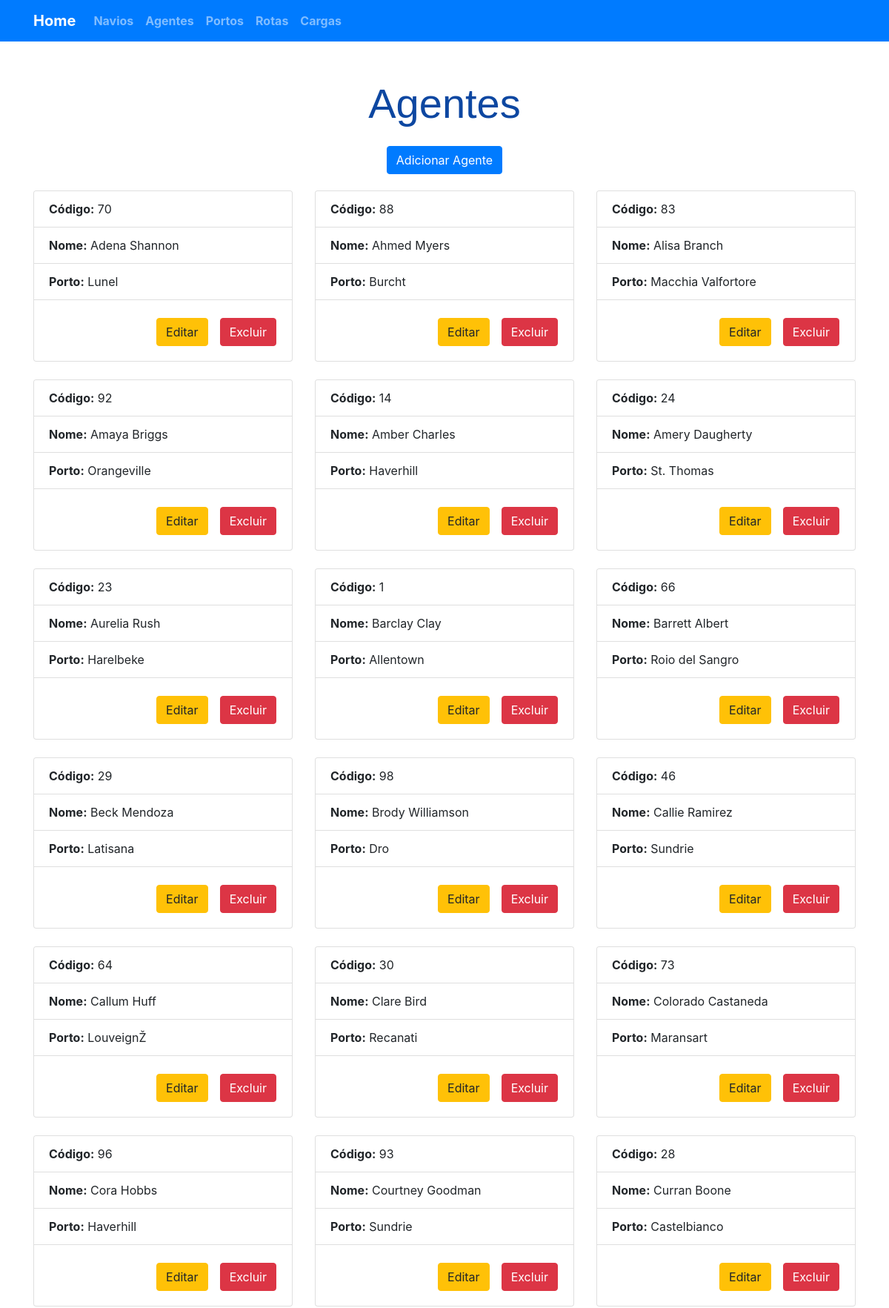
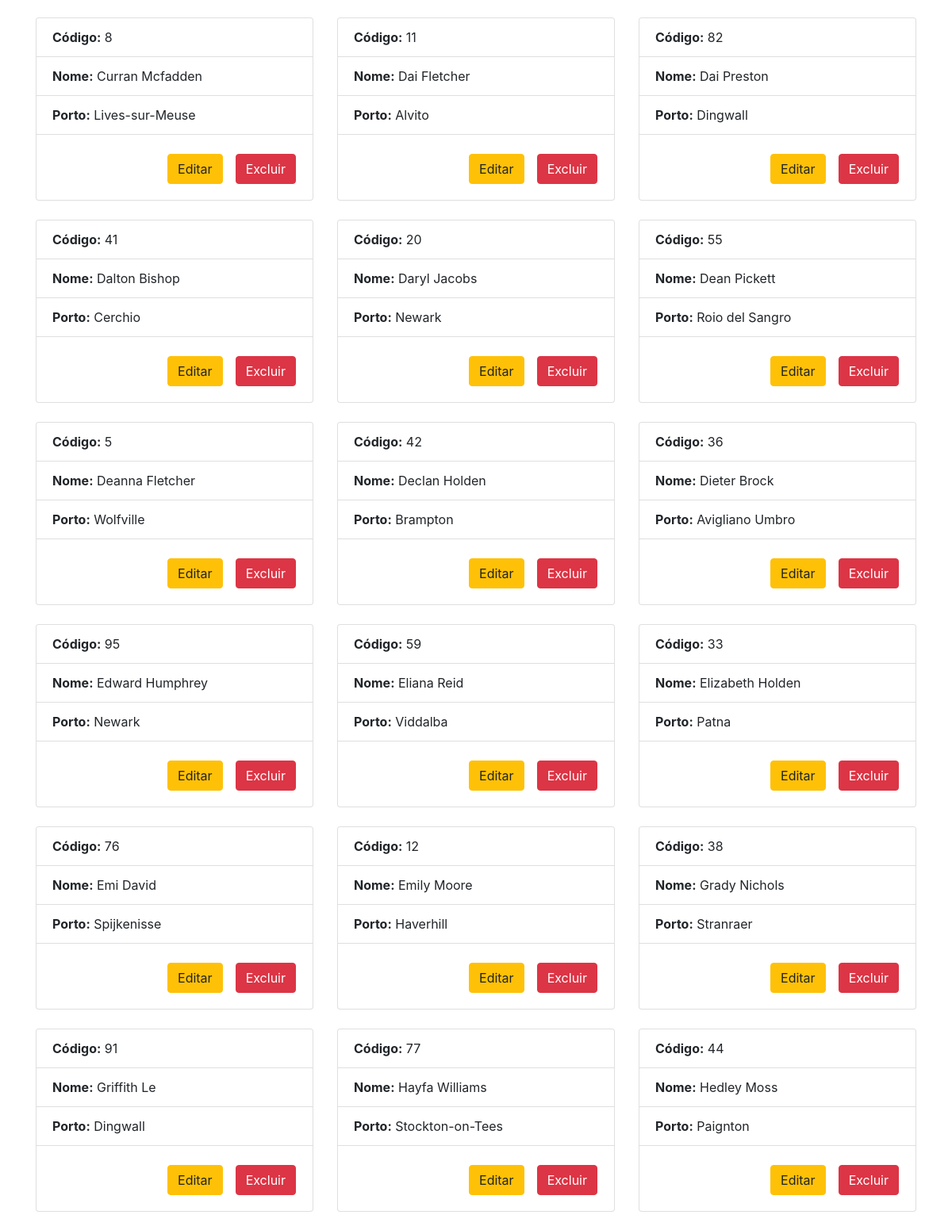
Page /agentePage.php (upper part) on the committed database (2 pictures, top to bottom).
### tables this page shows
CREATE TABLE agente (
  codigo INT UNSIGNED NOT NULL AUTO_INCREMENT,
  nome varchar(100) NOT NULL,
  nome_porto varchar(100) NOT NULL,
  PRIMARY KEY (codigo),
  CONSTRAINT porto_agente_fk FOREIGN KEY (nome_porto) REFERENCES porto (nome) ON DELETE CASCADE ON UPDATE CASCADE
);

### connection.php (called while the page is built, shortened)
<?php
function open_database(){
    try{
        $connection = new mysqli("localhost", "root", "", "empresa_portuaria");
        $connection->query("SET NAMES 'utf8'");
        return $connection;
    } catch (Exception $ex) {
        echo $ex->getMessage();
        return null;
    }
}
function selectAll($sql){
    $database = open_database();
    $result = $database->query($sql);
    while($row = mysqli_fetch_array($result)){
        $grupo[] = $row;
    }
    return $grupo;
}
function selectAllAgentes(){
    $sql = "SELECT * FROM agente ORDER BY nome";
    return selectAll($sql);
}

### agentePage.php (the view, shortened to what this page needs)
<!DOCTYPE html>
<?php include 'connection.php';
    try {
       $grupo = selectAllAgentes();
   } catch (Exception $ex) {
       echo $ex->getMessage();
   }
?>
<?php include (HEADER_TEMPLATE); ?>
    <h1 class="mb-4 display-4">Agentes</h1>
    <p id="addlink">
        <a class="btn btn-primary" href="insertAgente.php">Adicionar Agente</a>
    </p>
    <div class="container mt-5">
            <div class="row mb-5 justify-content-center">
                <?php
                if($grupo){
                    foreach ($grupo as $agente){ ?>
                <div class="col-sm-11 col-md-6 col-lg-4 mt-4">
                    <div class="card">
                            <ul class="list-group list-group-flush">
                                <li class="list-group-item">
                                    <div class="d-inline font-weight-bold">Código:</div>
                                    <div class="d-inline"> <?=$agente["codigo"]?> </div>
                                </li>
                                <li class="list-group-item">
                                    <div class="d-inline font-weight-bold">Nome:</div>
                                    <div class="d-inline"> <?=$agente["nome"]?> </div>
                                </li>
                                <li class="list-group-item">
                                    <div class="d-inline font-weight-bold">Porto:</div>
                                    <div class="d-inline"> <?=$agente["nome_porto"]?> </div>
                                </li>
                            </ul>
                        <div class="card-body ml-auto">
                            <div class="row">
                                <form class="mr-3 mt-1" name="alterar" action="updateAgente.php" method="POST">
                                    <input class="btn btn-warning" type="submit" value="Editar" name="editar" />
                                </form>
                                <form class="mr-3 mt-1" name="excluir" action="connection.php" method="POST">
                                    <input class="btn btn-danger" type="submit" value="Excluir" name="excluir" />
                                </form>
                            </div>
                        </div>
                    </div>
                </div>
                <?php }
                }
                ?>
            </div>
        </div>
<?php include (FOOTER_TEMPLATE);?>

### header.php (shortened to what this page needs)
<!DOCTYPE hmtl>
<html lang="pt-br">
    <head>
        <link rel="stylesheet" href="css/bootstrap/bootstrap.min.css">
        <link href="css/inicialPage.css" rel="stylesheet">
    </head>
    <body>
        <nav class="navbar navbar-expand-lg navbar-dark bg-primary">
            <div class="container">
                <a class="navbar-brand" href="index.php">Home</a>
                <div class="collapse navbar-collapse" id="navbarSite">
                    <ul class="navbar-nav mr-auto">
                        <li class="nav-item">
                            <a class="nav-link" href="navioPage.php">Navios</a>
                        </li>
                        <li class="nav-item">
                            <a class="nav-link" href="agentePage.php">Agentes</a>
                        </li>
                        <li class="nav-item">
                            <a class="nav-link" href="portoPage.php">Portos</a>
                        </li>
                        <li class="nav-item">
                            <a class="nav-link" href="rotaPage.php">Rotas</a>
                        </li>
                        <li class="nav-item">
                            <a class="nav-link" href="cargaPage.php">Cargas</a>
                        </li>
                    </ul>
                </div>
            </div>
        </nav>
        <div>
        <section>

### footer.php (shortened to what this page needs)
            </section>
        </div>
    </body>
</html>

### css/inicialPage.css (style rules this page uses)
h1 { font-family: sans-serif; text-align: center; color: #0D47A1; top:50px; position: relative; }
p#addlink { display: block; top:50px; position: relative; text-align: center; }
a { font-weight: bolder; text-decoration: none; }

### rows in the picture
agente: codigo "70", nome "Adena Shannon", nome_porto "Lunel"
agente: codigo "88", nome "Ahmed Myers", nome_porto "Burcht"
agente: codigo "83", nome "Alisa Branch", nome_porto "Macchia Valfortore"
agente: codigo "92", nome "Amaya Briggs", nome_porto "Orangeville"
agente: codigo "14", nome "Amber Charles", nome_porto "Haverhill"
agente: codigo "24", nome "Amery Daugherty", nome_porto "St. Thomas"
agente: codigo "23", nome "Aurelia Rush", nome_porto "Harelbeke"
agente: codigo "1", nome "Barclay Clay", nome_porto "Allentown"
agente: codigo "66", nome "Barrett Albert", nome_porto "Roio del Sangro"
agente: codigo "29", nome "Beck Mendoza", nome_porto "Latisana"
agente: codigo "98", nome "Brody Williamson", nome_porto "Dro"
agente: codigo "46", nome "Callie Ramirez", nome_porto "Sundrie"
agente: codigo "64", nome "Callum Huff", nome_porto "LouveignŽ"
agente: codigo "30", nome "Clare Bird", nome_porto "Recanati"
agente: codigo "73", nome "Colorado Castaneda", nome_porto "Maransart"
agente: codigo "96", nome "Cora Hobbs", nome_porto "Haverhill"
agente: codigo "93", nome "Courtney Goodman", nome_porto "Sundrie"
agente: codigo "28", nome "Curran Boone", nome_porto "Castelbianco"
agente: codigo "8", nome "Curran Mcfadden", nome_porto "Lives-sur-Meuse"
agente: codigo "11", nome "Dai Fletcher", nome_porto "Alvito"
agente: codigo "82", nome "Dai Preston", nome_porto "Dingwall"
agente: codigo "41", nome "Dalton Bishop", nome_porto "Cerchio"
agente: codigo "20", nome "Daryl Jacobs", nome_porto "Newark"
agente: codigo "55", nome "Dean Pickett", nome_porto "Roio del Sangro"
agente: codigo "5", nome "Deanna Fletcher", nome_porto "Wolfville"
agente: codigo "42", nome "Declan Holden", nome_porto "Brampton"
agente: codigo "36", nome "Dieter Brock", nome_porto "Avigliano Umbro"
agente: codigo "95", nome "Edward Humphrey", nome_porto "Newark"
agente: codigo "59", nome "Eliana Reid", nome_porto "Viddalba"
agente: codigo "33", nome "Elizabeth Holden", nome_porto "Patna"
agente: codigo "76", nome "Emi David", nome_porto "Spijkenisse"
agente: codigo "12", nome "Emily Moore", nome_porto "Haverhill"
agente: codigo "38", nome "Grady Nichols", nome_porto "Stranraer"
agente: codigo "91", nome "Griffith Le", nome_porto "Dingwall"
agente: codigo "77", nome "Hayfa Williams", nome_porto "Stockton-on-Tees"
agente: codigo "44", nome "Hedley Moss", nome_porto "Paignton"
